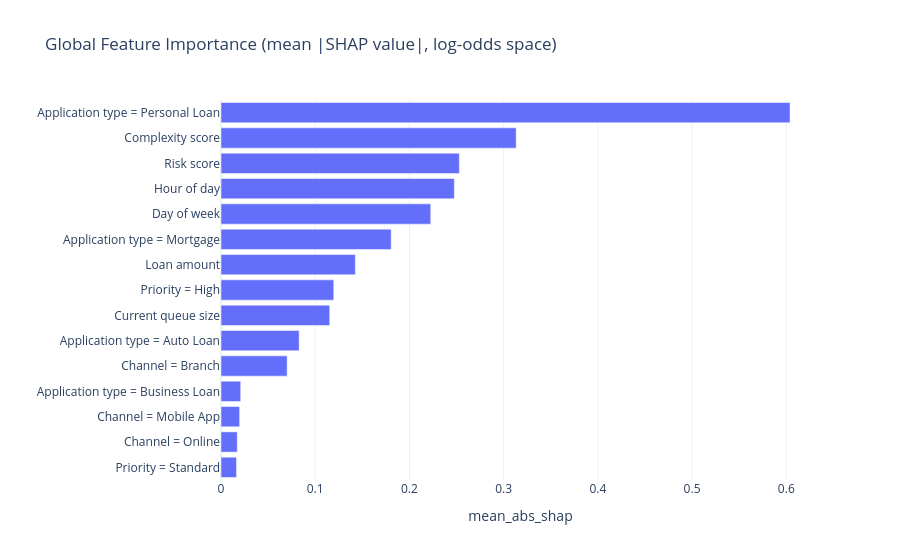

Notebook code cell kept with this figure:
### Markdown cell above
### Global Feature Importance

### Code cell
importance = global_feature_importance(compute_shap_values(best_model, explainer, shap_sample))
fig = px.bar(importance.head(15).sort_values("mean_abs_shap"), x="mean_abs_shap", y="feature_label",
             orientation="h", title="Global Feature Importance (mean |SHAP value|, log-odds space)")
fig.update_layout(yaxis_title="")
fig.show()

### Figure 1 — Plotly figure (JSON) as saved in the notebook; plotly's stock layout.template omitted (floating-point values rounded to 4 significant figures)
{"data": [{"hovertemplate": "mean_abs_shap=%{x}<br>feature_label=%{y}<extra></extra>", "legendgroup": "", "marker": {"color": "#636efa", "pattern": {"shape": ""}}, "name": "", "orientation": "h", "showlegend": false, "textposition": "auto", "type": "bar", "x": [0.01649, 0.01729, 0.01978, 0.02092, 0.0702, 0.08295, 0.1154, 0.1197, 0.1426, 0.1806, 0.2226, 0.2477, 0.253, 0.3133, 0.604], "xaxis": "x", "y": ["Priority = Standard", "Channel = Online", "Channel = Mobile App", "Application type = Business Loan", "Channel = Branch", "Application type = Auto Loan", "Current queue size", "Priority = High", "Loan amount", "Application type = Mortgage", "Day of week", "Hour of day", "Risk score", "Complexity score", "Application type = Personal Loan"], "yaxis": "y"}], "layout": {"barmode": "relative", "legend": {"tracegroupgap": 0}, "title": {"text": "Global Feature Importance (mean |SHAP value|, log-odds space)"}, "xaxis": {"anchor": "y", "domain": [0.0, 1.0], "title": {"text": "mean_abs_shap"}}, "yaxis": {"anchor": "x", "domain": [0.0, 1.0], "title": {"text": ""}}}}
